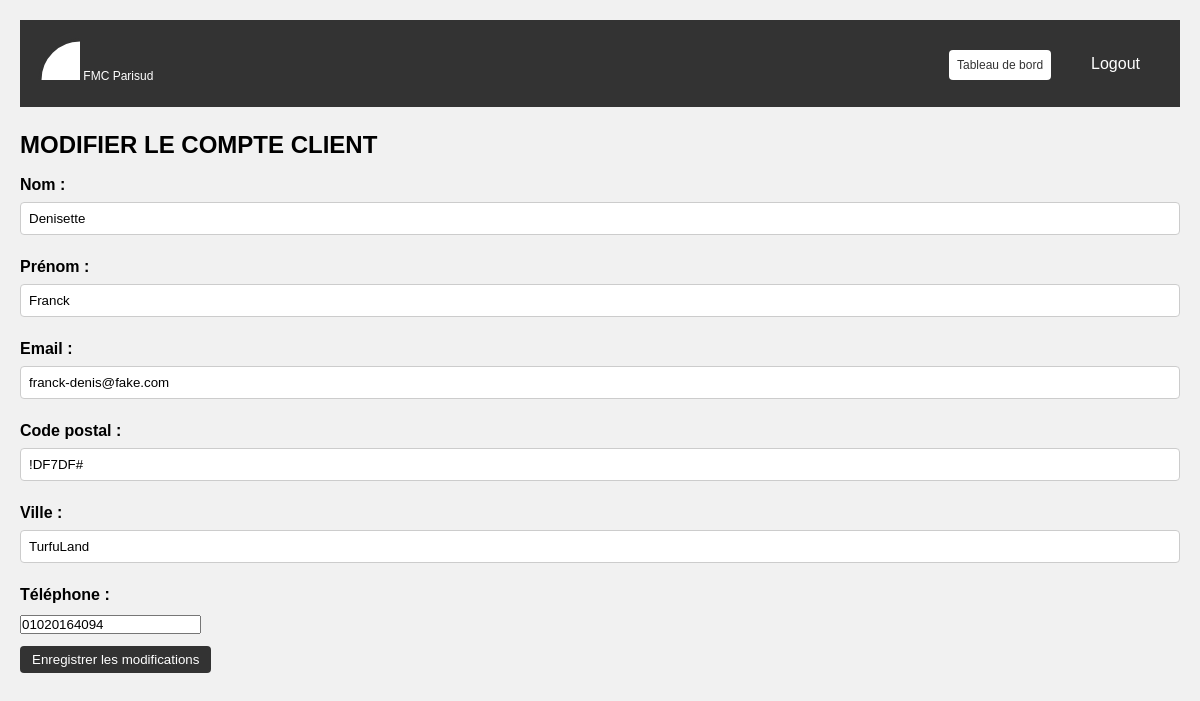
Screenshot of /edit_customer.php?customer_id=2 (signed in) with the database file from the repository.
### tables this page shows
CREATE TABLE `customers` (
  `id` int NOT NULL,
  `email` varchar(255) NOT NULL,
  `lastname` varchar(255) NOT NULL,
  `firstname` varchar(255) NOT NULL,
  `birth_date` date NOT NULL,
  `address` varchar(255) NOT NULL,
  `address_comp` varchar(255) NOT NULL,
  `zip` varchar(255) NOT NULL,
  `city` varchar(255) NOT NULL,
  `phone` varchar(255) NOT NULL,
  `gpdr` tinyint(1) NOT NULL,
  `created_at` datetime NOT NULL DEFAULT CURRENT_TIMESTAMP,
  `advisors_id` int NOT NULL
);

### edit_customer.php (the view, shortened to what this page needs)
<?php
require 'includes/connection.php';
$email = $_SESSION['email'];
if (isset($_GET['customer_id'])) {
    $customer_id = $_GET['customer_id'];
} else {
    header("Location: error.php");
    exit();
}
$sql = "SELECT * FROM customers WHERE id = :customer_id AND advisors_id = (SELECT id FROM advisors WHERE email = :email)";
$query = $db->prepare($sql);
$query->bindValue(':customer_id', $customer_id, PDO::PARAM_INT);
$query->bindValue(':email', $email, PDO::PARAM_STR);
$query->execute();
$customer = $query->fetch(PDO::FETCH_ASSOC);
?>
<!DOCTYPE html>
<html lang="fr">
<head>
    <link rel="stylesheet" href="./css/styles.min.css">
</head>
<body>
    <nav>
        <div>
            <a href=""><svg height="50" width="50">
                    <circle cx="50" cy="50" r="40" stroke="#333" stroke-width="3" fill="#fff" />
                </svg> FMC Parisud</a>
        </div>
        <ul id="advisor-actions" style="list-style-type: none; display:flex;">
            <li><a class="account-actions" href="home.php">Tableau de bord</a></li>
            <li><a class="logout" href="logout.php">Logout</a></li>
        </ul>
    </nav>
    <h2>MODIFIER LE COMPTE CLIENT</h2>
    <form method="POST" action="">
        <div>
            <label for="lastname">Nom :</label>
            <input type="text" id="lastname" name="lastname" value="<?php echo $customer['lastname']; ?>" required>
        </div>
        <div>
            <label for="firstname">Prénom :</label>
            <input type="text" id="firstname" name="firstname" value="<?php echo $customer['firstname']; ?>" required>
        </div>
        <div>
            <label for="email">Email :</label>
            <input type="email" id="email" name="email" value="<?php echo $customer['email']; ?>" required>
        </div>
        <div>
            <label for="zip">Code postal :</label>
            <input type="text" id="zip" name="zip" value="<?php echo $customer['zip']; ?>" required>
        </div>
        <div>
            <label for="city">Ville :</label>
            <input type="text" id="city" name="city" value="<?php echo $customer['city']; ?>" required>
        </div>
        <div>
            <label for="phone">Téléphone :</label>
            <input type="tel" id="phone" name="phone" value="<?php echo $customer['phone']; ?>" required>
        </div>
        <div>
            <button type="submit">Enregistrer les modifications</button>
        </div>
    </form>
</body>
</html>

### rows the page displays
customers: lastname "Denisette", firstname "Franck", email "franck-denis@fake.com", zip "!DF7DF#", city "TurfuLand", phone "01020164094"
